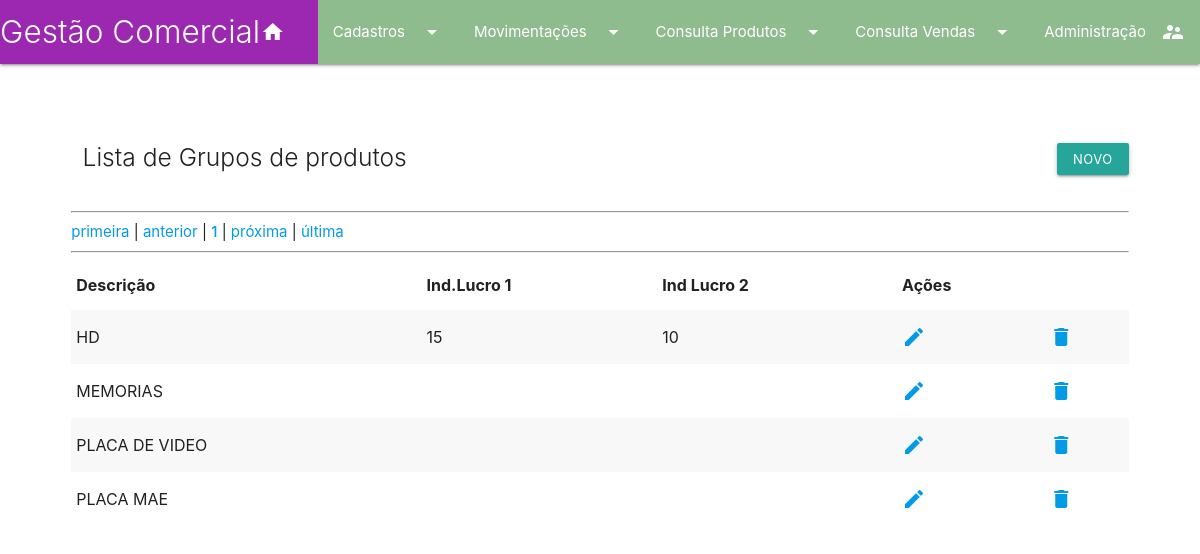
The app's page /lista_grupos.php with its own data.
### tables this page shows
CREATE TABLE `tb_grupos` (
  `id` int(11) NOT NULL,
  `DESCRICAO` varchar(34) DEFAULT NULL,
  `INDLUCRO1` double DEFAULT NULL,
  `INDLUCRO2` double DEFAULT NULL,
  `Operador` varchar(10) DEFAULT NULL,
  `Datatual` datetime DEFAULT NULL
);

### banco_de_dados/readgrupo.php (the view, shortened to what this page needs)
<?php
include_once 'conexao.php';
$quantidade = 7;
$pagina     = (isset($_GET['pagina'])) ? (int)$_GET['pagina'] : 1;
$inicio     = ($quantidade * $pagina) - $quantidade;
$strsql = "select id, descricao, indlucro1, indlucro2 from tb_grupos order by descricao LIMIT $inicio, $quantidade";
$querySelect = $link->query($strsql);
while ($registros = $querySelect->fetch_assoc()):
    $id = $registros['id'];
    $descricao = $registros['descricao'];
    $indlucro1 = $registros['indlucro1'];
    $indlucro2 = $registros['indlucro2'];
    echo "<tr>";
    echo "<td>$descricao</td>";
    echo "<td>$indlucro1</td>";
    echo "<td>$indlucro2</td>";
    echo "<td><a href='editarGrupo.php?id=$id'><i class='material-icons'>edit</i></td>";
    echo "<td><a href='../banco_de_dados/deletegrupo.php?id=";
    echo $id."&tabela=tb_grupos&retorno=lista_grupos.php' " ;
    echo ' OnClick="javascript:return confirm(\'Deseja mesmo excluir o grupo \n marca: '.$descricao . ' ?\');">';
    echo "<i class='material-icons'>delete</i>";
	echo  "</td></tr>";
endwhile;
include_once 'paginacao.php';
 ?>

### records on screen
tb_grupos: DESCRICAO "HD", INDLUCRO1 "15", INDLUCRO2 "10"
tb_grupos: DESCRICAO "MEMORIAS"
tb_grupos: DESCRICAO "PLACA DE VIDEO"
tb_grupos: DESCRICAO "PLACA MAE"

### other values on screen
$pagina "1"
